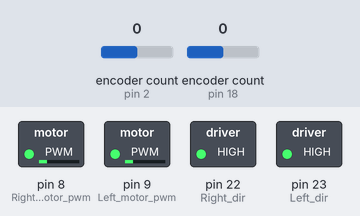
The sketch below on a simulated Arduino Mega 2560, built with avr-gcc and run on an emulated ATmega2560. Shown: switched loads named in the sketch (green lamp = pin HIGH). The inputs (shaded band) are chosen by the test bench; at power-on: encoder count (sensors on pin 2, pin 18) 0. The ROS host is connected and sends only what is stated; what the sketch prints to the serial monitor is not drawn.

Above: at 0.1 s.
Timing chart, 0 to 1.6 s (numbered marks = the images above):
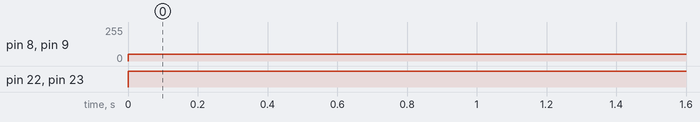

Measured:
- by itself, pin 8 (Right_motor_pwm), pin 9 (Left_motor_pwm): 0/255 → 50/255 at 0.00 s
- by itself, pin 22 (Right_dir), pin 23 (Left_dir): LOW → HIGH at 0.00 s

The sketch:

enc_pepper_pid.ino
```cpp
#include<Encoder.h>
#include <ros.h>
#include <ros/time.h>
#include <geometry_msgs/PointStamped.h>
#define radius 0.0526
Encoder enc_R(2,3); //encoder input
Encoder enc_L(18,19);
int Left_motor_pwm = 9;
int Right_motor_pwm = 8;
int Left_dir = 23;  // HIGH is forward
int Right_dir = 22;

ros::NodeHandle  nh;
geometry_msgs::PointStamped msg;
ros::Publisher encoder("encoder", &msg);

void setup() {

  nh.initNode();
  nh.advertise(encoder);

  Serial.begin(115200);
  Serial.println("Basic Encoder Test:");

  //Motor Left
  pinMode(9,OUTPUT);  //PWM_L
  pinMode(18,INPUT);  //EncoderLB
  pinMode(19,INPUT);  //EncoderLA
  pinMode(23,OUTPUT); //DIR_L

  //Motor Right
  pinMode(22,OUTPUT); //DIR_R
  pinMode(8,OUTPUT);
  analogWrite(Right_motor_pwm,30);
  analogWrite(Left_motor_pwm,30);;  //PWM_R
  pinMode(2,INPUT);   //EN_RA
  pinMode(3,INPUT);   //EN_RB

  //Set Test PWM
  analogWrite(Right_motor_pwm,30);
  analogWrite(Left_motor_pwm,30);
}
double kil = 0,kir = 0,kpl = 0.031,kpr = 0.028;
double cur_enc_L= 0, cur_enc_R= 0,prev_enc_l=0,prev_enc_r=0,err_l = 0,err_r=0,i_err_r =0,i_err_l=0,vel_l =0,vel_r=0,rpm_l = 30,rpm_r = 30,val_l=1,val_r=1;
void loop() {

  //Set Direction
  digitalWrite(Right_dir,HIGH);
  digitalWrite(Left_dir,HIGH  );


  cur_enc_L = enc_L.read();
  cur_enc_R = enc_R.read();

  msg.header.stamp = nh.now();
  msg.header.frame_id = "world";
  msg.point.x = cur_enc_L;
  msg.point.y = cur_enc_R;

  // velocity = 2* 3.14* 0.052 * theta *255/100

vel_l = ((cur_enc_L-prev_enc_l)*0.326*2.55)/(0.005*29520);
  vel_r =((cur_enc_R- prev_enc_r)*0.326*2.55)/(0.005*29520);
  err_l = val_l - vel_l;
  err_r = val_r - vel_r;
  i_err_l += err_l;
  i_err_r += err_r;
  //rpm_update
  if(abs(err_l) >0.05 || abs(err_r) > 0.05)
  {
  rpm_l = rpm_l + err_l*kpl + i_err_l*kil;//- 0.1*(vel_l - vel_r)/2;
  rpm_r = rpm_r + err_r*kpr+ i_err_r*kir ;//+ 0.1* (vel_l - vel_r)/2;
  }
  rpm_l = 50;
  rpm_r = 50;

  analogWrite(Right_motor_pwm,rpm_l);
  analogWrite(Left_motor_pwm,rpm_r);
//Serial.print(vel_r);
//Serial.print(' ');
//Serial.println(vel_l);
  prev_enc_l = cur_enc_L;
  prev_enc_r = cur_enc_R;

  //Serial.print(vel_l);
  //Serial.print(' ');
  //Serial.println(vel_r);

  encoder.publish(&msg);
  nh.spinOnce();
  delay(5);

//  Serial.println(newpos);

}
```
